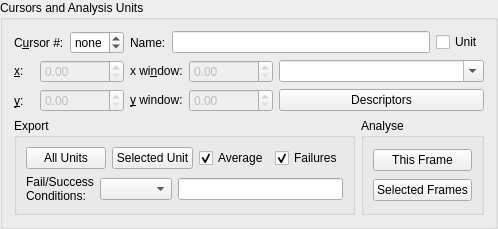
           <widget class="QGroupBox" name="analysisUnitsGroupBox">
            <property name="title">
             <string>Cursors and Analysis Units</string>
            </property>
            <property name="flat">
             <bool>false</bool>
            </property>
            <property name="checkable">
             <bool>false</bool>
            </property>
            <layout class="QGridLayout" name="gridLayout_5">
             <item row="0" column="0">
              <layout class="QHBoxLayout" name="horizontalLayout_4">
               <item>
                <widget class="QLabel" name="label_36">
                 <property name="text">
                  <string>C&amp;ursor #:</string>
                 </property>
                 <property name="buddy">
                  <cstring>selectCursorSpinBox</cstring>
                 </property>
                </widget>
               </item>
               <item>
                <widget class="QSpinBox" name="selectCursorSpinBox">
                 <property name="toolTip">
                  <string>Current Cursor index</string>
                 </property>
                 <property name="wrapping">
                  <bool>true</bool>
                 </property>
                 <property name="frame">
                  <bool>true</bool>
                 </property>
                 <property name="specialValueText">
                  <string comment="No landmark" extracomment="No landmark selected">none</string>
                 </property>
                 <property name="correctionMode">
                  <enum>QAbstractSpinBox::CorrectToPreviousValue</enum>
                 </property>
                 <property name="minimum">
                  <number>-1</number>
                 </property>
                 <property name="maximum">
                  <number>1000</number>
                 </property>
                 <property name="value">
                  <number>-1</number>
                 </property>
                </widget>
               </item>
               <item>
                <widget class="QLabel" name="label_58">
                 <property name="text">
                  <string>Name:</string>
                 </property>
                </widget>
               </item>
               <item>
                <widget class="QLineEdit" name="analysisUnitNameLineEdit">
                 <property name="sizePolicy">
                  <sizepolicy hsizetype="Expanding" vsizetype="Fixed">
                   <horstretch>0</horstretch>
                   <verstretch>0</verstretch>
                  </sizepolicy>
                 </property>
                 <property name="minimumSize">
                  <size>
                   <width>64</width>
                   <height>0</height>
                  </size>
                 </property>
                 <property name="tabletTracking">
                  <bool>true</bool>
                 </property>
                 <property name="toolTip">
                  <string>Name of current ROI</string>
                 </property>
                 <property name="clearButtonEnabled">
                  <bool>true</bool>
                 </property>
                </widget>
               </item>
               <item>
                <widget class="QCheckBox" name="defineAnalysisUnitCheckBox">
                 <property name="toolTip">
                  <string>Cursor associates an Analysis Unit</string>
                 </property>
                 <property name="statusTip">
                  <string>Associate currently selected cursor with an Analysis Unit</string>
                 </property>
                 <property name="whatsThis">
                  <string>&lt;html&gt;&lt;head/&gt;&lt;body&gt;&lt;p&gt;Toggle: &lt;/p&gt;&lt;p&gt;ON to associate an Analysis Unit with the currently selected verticalcursor in Scans&lt;/p&gt;&lt;p&gt;OFF to break this association and remove the Analysis Unit.&lt;/p&gt;&lt;p&gt;NOTE: This check box does not affect the association between data and the &amp;quot;default&amp;quot; analysis unit, defined on the entire image.&lt;/p&gt;&lt;/body&gt;&lt;/html&gt;</string>
                 </property>
                 <property name="text">
                  <string>Unit</string>
                 </property>
                 <property name="checkable">
                  <bool>true</bool>
                 </property>
                </widget>
               </item>
              </layout>
             </item>
             <item row="1" column="0">
              <layout class="QHBoxLayout" name="horizontalLayout_11">
               <item>
                <widget class="QLabel" name="label_51">
                 <property name="sizePolicy">
                  <sizepolicy hsizetype="Minimum" vsizetype="Fixed">
                   <horstretch>1</horstretch>
                   <verstretch>0</verstretch>
                  </sizepolicy>
                 </property>
                 <property name="text">
                  <string>&amp;x:</string>
                 </property>
                 <property name="buddy">
                  <cstring>cursorXposDoubleSpinBox</cstring>
                 </property>
                </widget>
               </item>
               <item>
                <widget class="QDoubleSpinBox" name="cursorXposDoubleSpinBox">
                 <property name="enabled">
                  <bool>false</bool>
                 </property>
                 <property name="sizePolicy">
                  <sizepolicy hsizetype="Preferred" vsizetype="Fixed">
                   <horstretch>1</horstretch>
                   <verstretch>0</verstretch>
                  </sizepolicy>
                 </property>
                 <property name="toolTip">
                  <string>X</string>
                 </property>
                 <property name="whatsThis">
                  <string>Cursors X coordinate</string>
                 </property>
                 <property name="accelerated">
                  <bool>true</bool>
                 </property>
                 <property name="correctionMode">
                  <enum>QAbstractSpinBox::CorrectToNearestValue</enum>
                 </property>
                 <property name="maximum">
                  <double>100000000000.000000000000000</double>
                 </property>
                </widget>
               </item>
               <item>
                <widget class="QLabel" name="label_53">
                 <property name="sizePolicy">
                  <sizepolicy hsizetype="Minimum" vsizetype="Fixed">
                   <horstretch>1</horstretch>
                   <verstretch>0</verstretch>
                  </sizepolicy>
                 </property>
                 <property name="text">
                  <string>x wi&amp;ndow:</string>
                 </property>
                 <property name="buddy">
                  <cstring>cursorXwindow</cstring>
                 </property>
                </widget>
               </item>
               <item>
                <widget class="QDoubleSpinBox" name="cursorXwindow">
                 <property name="enabled">
                  <bool>false</bool>
                 </property>
                 <property name="sizePolicy">
                  <sizepolicy hsizetype="Preferred" vsizetype="Fixed">
                   <horstretch>1</horstretch>
                   <verstretch>0</verstretch>
                  </sizepolicy>
                 </property>
                 <property name="toolTip">
                  <string>X window</string>
                 </property>
                 <property name="whatsThis">
                  <string>Cursor X window</string>
                 </property>
                 <property name="accelerated">
                  <bool>true</bool>
                 </property>
                 <property name="correctionMode">
                  <enum>QAbstractSpinBox::CorrectToNearestValue</enum>
                 </property>
                 <property name="maximum">
                  <double>100000000000.000000000000000</double>
                 </property>
                </widget>
               </item>
               <item>
                <widget class="QComboBox" name="unitTypeComboBox">
                 <property name="sizePolicy">
                  <sizepolicy hsizetype="Preferred" vsizetype="Fixed">
                   <horstretch>10</horstretch>
                   <verstretch>0</verstretch>
                  </sizepolicy>
                 </property>
                 <property name="toolTip">
                  <string>Unit type</string>
                 </property>
                 <property name="statusTip">
                  <string>Unit type</string>
                 </property>
                 <property name="whatsThis">
                  <string>Unit ype</string>
                 </property>
                 <property name="editable">
                  <bool>true</bool>
                 </property>
                 <property name="maxVisibleItems">
                  <number>50</number>
                 </property>
                 <property name="insertPolicy">
                  <enum>QComboBox::InsertAlphabetically</enum>
                 </property>
                </widget>
               </item>
              </layout>
             </item>
             <item row="2" column="0">
              <layout class="QHBoxLayout" name="horizontalLayout_12">
               <item>
                <widget class="QLabel" name="label_52">
                 <property name="sizePolicy">
                  <sizepolicy hsizetype="Preferred" vsizetype="Preferred">
                   <horstretch>1</horstretch>
                   <verstretch>0</verstretch>
                  </sizepolicy>
                 </property>
                 <property name="text">
                  <string>&amp;y:</string>
                 </property>
                 <property name="buddy">
                  <cstring>cursorYposDoubleSpinBox</cstring>
                 </property>
                </widget>
               </item>
               <item>
                <widget class="QDoubleSpinBox" name="cursorYposDoubleSpinBox">
                 <property name="enabled">
                  <bool>false</bool>
                 </property>
                 <property name="sizePolicy">
                  <sizepolicy hsizetype="Preferred" vsizetype="Fixed">
                   <horstretch>1</horstretch>
                   <verstretch>0</verstretch>
                  </sizepolicy>
                 </property>
                 <property name="toolTip">
                  <string>Y</string>
                 </property>
                 <property name="whatsThis">
                  <string>Cursor Y coordinate</string>
                 </property>
                 <property name="accelerated">
                  <bool>true</bool>
                 </property>
                 <property name="correctionMode">
                  <enum>QAbstractSpinBox::CorrectToNearestValue</enum>
                 </property>
                 <property name="maximum">
                  <double>100000000000.000000000000000</double>
                 </property>
                </widget>
               </item>
               <item>
                <widget class="QLabel" name="label_54">
                 <property name="sizePolicy">
                  <sizepolicy hsizetype="Preferred" vsizetype="Fixed">
                   <horstretch>1</horstretch>
                   <verstretch>0</verstretch>
                  </sizepolicy>
                 </property>
                 <property name="text">
                  <string>&amp;y window:</string>
                 </property>
                 <property name="buddy">
                  <cstring>cursorYwindow</cstring>
                 </property>
                </widget>
               </item>
               <item>
                <widget class="QDoubleSpinBox" name="cursorYwindow">
                 <property name="enabled">
                  <bool>false</bool>
                 </property>
                 <property name="sizePolicy">
                  <sizepolicy hsizetype="Preferred" vsizetype="Fixed">
                   <horstretch>1</horstretch>
                   <verstretch>0</verstretch>
                  </sizepolicy>
                 </property>
                 <property name="toolTip">
                  <string>Y window</string>
                 </property>
                 <property name="whatsThis">
                  <string>Cursor Y window</string>
                 </property>
                 <property name="accelerated">
                  <bool>true</bool>
                 </property>
                 <property name="correctionMode">
                  <enum>QAbstractSpinBox::CorrectToNearestValue</enum>
                 </property>
                 <property name="maximum">
                  <double>100000000000.000000000000000</double>
                 </property>
                </widget>
               </item>
               <item>
                <widget class="QPushButton" name="descriptorsEditorBtn">
                 <property name="sizePolicy">
                  <sizepolicy hsizetype="Minimum" vsizetype="Fixed">
                   <horstretch>10</horstretch>
                   <verstretch>0</verstretch>
                  </sizepolicy>
                 </property>
                 <property name="toolTip">
                  <string>Edit Analysis Unit descriptors</string>
                 </property>
                 <property name="statusTip">
                  <string>Edit Analysis Unit descriptors</string>
                 </property>
                 <property name="whatsThis">
                  <string>Edit Analysis Unit descriptors</string>
                 </property>
                 <property name="text">
                  <string>Descriptors</string>
                 </property>
                </widget>
               </item>
              </layout>
             </item>
             <item row="3" column="0">
              <layout class="QHBoxLayout" name="horizontalLayout_13">
               <item>
                <widget class="QGroupBox" name="groupBox_2">
                 <property name="title">
                  <string>Export</string>
                 </property>
                 <layout class="QGridLayout" name="gridLayout_3">
                  <item row="0" column="0">
                   <layout class="QHBoxLayout" name="horizontalLayout_5">
                    <item>
                     <widget class="QPushButton" name="extractUnitsButton">
                      <property name="sizePolicy">
                       <sizepolicy hsizetype="Minimum" vsizetype="Fixed">
                        <horstretch>0</horstretch>
                        <verstretch>0</verstretch>
                       </sizepolicy>
                      </property>
                      <property name="toolTip">
                       <string>Export all analysis units</string>
                      </property>
                      <property name="statusTip">
                       <string>Export all analysis units</string>
                      </property>
                      <property name="whatsThis">
                       <string>&lt;html&gt;&lt;head/&gt;&lt;body&gt;&lt;p&gt;Export all analysis units.&lt;/p&gt;&lt;p&gt;If &amp;quot;Average by protocol&amp;quot; in ON, all frames with the same protocol will be averaged&lt;/p&gt;&lt;/body&gt;&lt;/html&gt;</string>
                      </property>
                      <property name="text">
                       <string>All Units</string>
                      </property>
                     </widget>
                    </item>
                    <item>
                     <widget class="QPushButton" name="extractCurrentUnitButton">
                      <property name="toolTip">
                       <string>Export analysis unit data as a ScanData object</string>
                      </property>
                      <property name="statusTip">
                       <string>Export selected analysis unit as a ScanData object.</string>
                      </property>
                      <property name="whatsThis">
                       <string>&lt;html&gt;&lt;head/&gt;&lt;body&gt;&lt;p&gt;Export selected analysis unit as a ScanData object.&lt;/p&gt;&lt;p&gt;The selected analysis unit must be associated with a landmark (i.e., a vertical cursor in the scans image).&lt;/p&gt;&lt;p&gt;&lt;br/&gt;&lt;/p&gt;&lt;p&gt;The default data-wide AnalysisUnit need NOT be exported (as it is the same as the entire ScanData object).&lt;/p&gt;&lt;p&gt;&lt;br/&gt;&lt;/p&gt;&lt;/body&gt;&lt;/html&gt;</string>
                      </property>
                      <property name="text">
                       <string>Selected Unit</string>
                      </property>
                     </widget>
                    </item>
                    <item>
                     <widget class="QCheckBox" name="averageUnitsCheckBox">
                      <property name="toolTip">
                       <string>Average unit data frames by protocol</string>
                      </property>
                      <property name="statusTip">
                       <string>Average unit data frames by protocol</string>
                      </property>
                      <property name="whatsThis">
                       <string>&lt;html&gt;&lt;head/&gt;&lt;body&gt;&lt;p&gt;Average unit data frames by protocol.&lt;/p&gt;&lt;p&gt;When checked, unit data are averaged across all frames with the same protocol.&lt;/p&gt;&lt;p&gt;This applies both to exporting AnalysisUnits and to Reporting analysis results.&lt;/p&gt;&lt;/body&gt;&lt;/html&gt;</string>
                      </property>
                      <property name="text">
                       <string>Average</string>
                      </property>
                      <property name="checked">
                       <bool>true</bool>
                      </property>
                     </widget>
                    </item>
                    <item>
                     <widget class="QCheckBox" name="includeFailuresCheckBox">
                      <property name="toolTip">
                       <string>Include failures</string>
                      </property>
                      <property name="statusTip">
                       <string>When checked, frames containing EPSCaT failures are included in the average</string>
                      </property>
                      <property name="whatsThis">
                       <string extracomment="When checked, failures are included from the average. Otherwise, average includes all trials.">&lt;html&gt;&lt;head/&gt;&lt;body&gt;&lt;p&gt;When checked, frames containing EPSCaT failures are included in the average.&lt;/p&gt;&lt;p&gt;For compound EPSCaTs, the adjacent dropbox (combo box) sets which EPSCaT component failure will result in this frame's exclusion.&lt;/p&gt;&lt;/body&gt;&lt;/html&gt;</string>
                      </property>
                      <property name="text">
                       <string>Failures</string>
                      </property>
                      <property name="checked">
                       <bool>true</bool>
                      </property>
                     </widget>
                    </item>
                   </layout>
                  </item>
                  <item row="1" column="0">
                   <layout class="QHBoxLayout" name="horizontalLayout_10">
                    <item>
                     <widget class="QLabel" name="label_59">
                      <property name="text">
                       <string>&lt;html&gt;&lt;head/&gt;&lt;body&gt;Fail/Success&lt;br&gt;Conditions:&lt;/body&gt;&lt;/html&gt;</string>
                      </property>
                     </widget>
                    </item>
                    <item>
                     <widget class="QComboBox" name="selectFailureTestComponentComboBox">
                      <property name="toolTip">
                       <string extracomment="EPSCaT component where Failure/Success choice applies">EPSCaT component where Failure/Success choice applies</string>
                      </property>
                      <property name="statusTip">
                       <string>EPSCaT component where Failure/Success choice applies</string>
                      </property>
                      <property name="whatsThis">
                       <string>&lt;html&gt;&lt;head/&gt;&lt;body&gt;&lt;p&gt;Select which EPSCaT component flagged as &amp;quot;fail&amp;quot; will cause the frame to be rejected from average, when &amp;quot;Average&amp;quot; is ON and Failures is OFF.&lt;/p&gt;&lt;p&gt;There are three options:&lt;/p&gt;&lt;p&gt;1. &amp;quot;any&amp;quot;: the frame will be rejected in any component in a compound EPSCaT is flagged as a &amp;quot;fail&amp;quot;.&lt;/p&gt;&lt;p&gt;2.  &amp;quot;all&amp;quot;: the frame will be rejected if all components in the compound EPSCaT are flagged as &amp;quot;fail&amp;quot;&lt;/p&gt;&lt;p&gt;3. &amp;quot;index&amp;quot;: the frame will be rejected if the EPSCaT components with indices input below are flagged as &amp;quot;fail&amp;quot;&lt;/p&gt;&lt;p&gt;&lt;br/&gt;&lt;/p&gt;&lt;/body&gt;&lt;/html&gt;</string>
                      </property>
                     </widget>
                    </item>
                    <item>
                     <widget class="QLineEdit" name="testEPSCaTComponentInputLineEdit">
                      <property name="toolTip">
                       <string notr="true">Index of EPSCaT components used to test for frame exclusion from average.</string>
                      </property>
                      <property name="statusTip">
                       <string>Index of EPSCaT components used to test for frame exclusion from average.</string>
                      </property>
                      <property name="whatsThis">
                       <string>&lt;html&gt;&lt;head/&gt;&lt;body&gt;&lt;p&gt;Index (or indices) of EPSCaT components used to test for frame exclusion from average.&lt;/p&gt;&lt;p&gt;Enter one or several unique integers separated by semi-colon. The integers must be &amp;gt;=0 and must resolve to valid EPSCaT component indices (zero-based, i.e. first component has index 0).&lt;/p&gt;&lt;p&gt;The values are used when &amp;quot;index&amp;quot; is selected in the combo box above.&lt;/p&gt;&lt;p&gt;&lt;br/&gt;&lt;/p&gt;&lt;/body&gt;&lt;/html&gt;</string>
                      </property>
                      <property name="clearButtonEnabled">
                       <bool>true</bool>
                      </property>
                     </widget>
                    </item>
                   </layout>
                  </item>
                 </layout>
                </widget>
               </item>
               <item>
                <widget class="QGroupBox" name="groupBox">
                 <property name="title">
                  <string>Analyse</string>
                 </property>
                 <layout class="QVBoxLayout" name="verticalLayout_9">
                  <item>
                   <widget class="QPushButton" name="analyseRoiBtn">
                    <property name="toolTip">
                     <string>Analyse current Unit in current frame</string>
                    </property>
                    <property name="statusTip">
                     <string>Analyse current Unit in current frame</string>
                    </property>
                    <property name="whatsThis">
                     <string>Analyse current Unit in current frame</string>
                    </property>
                    <property name="text">
                     <string>This Frame</string>
                    </property>
                   </widget>
                  </item>
                  <item>
                   <widget class="QPushButton" name="analyseRoiInSpecifedFrames">
                    <property name="toolTip">
                     <string>Analyse current Unit in frames selected by protocol</string>
                    </property>
                    <property name="statusTip">
                     <string>Analyse current Unit in frames selected by protocol</string>
                    </property>
                    <property name="whatsThis">
                     <string>Analyse current Unit in frames selected by protocol</string>
                    </property>
                    <property name="text">
                     <string>Selected Frames</string>
                    </property>
                   </widget>
                  </item>
                 </layout>
                </widget>
               </item>
              </layout>
             </item>
            </layout>
           </widget>
